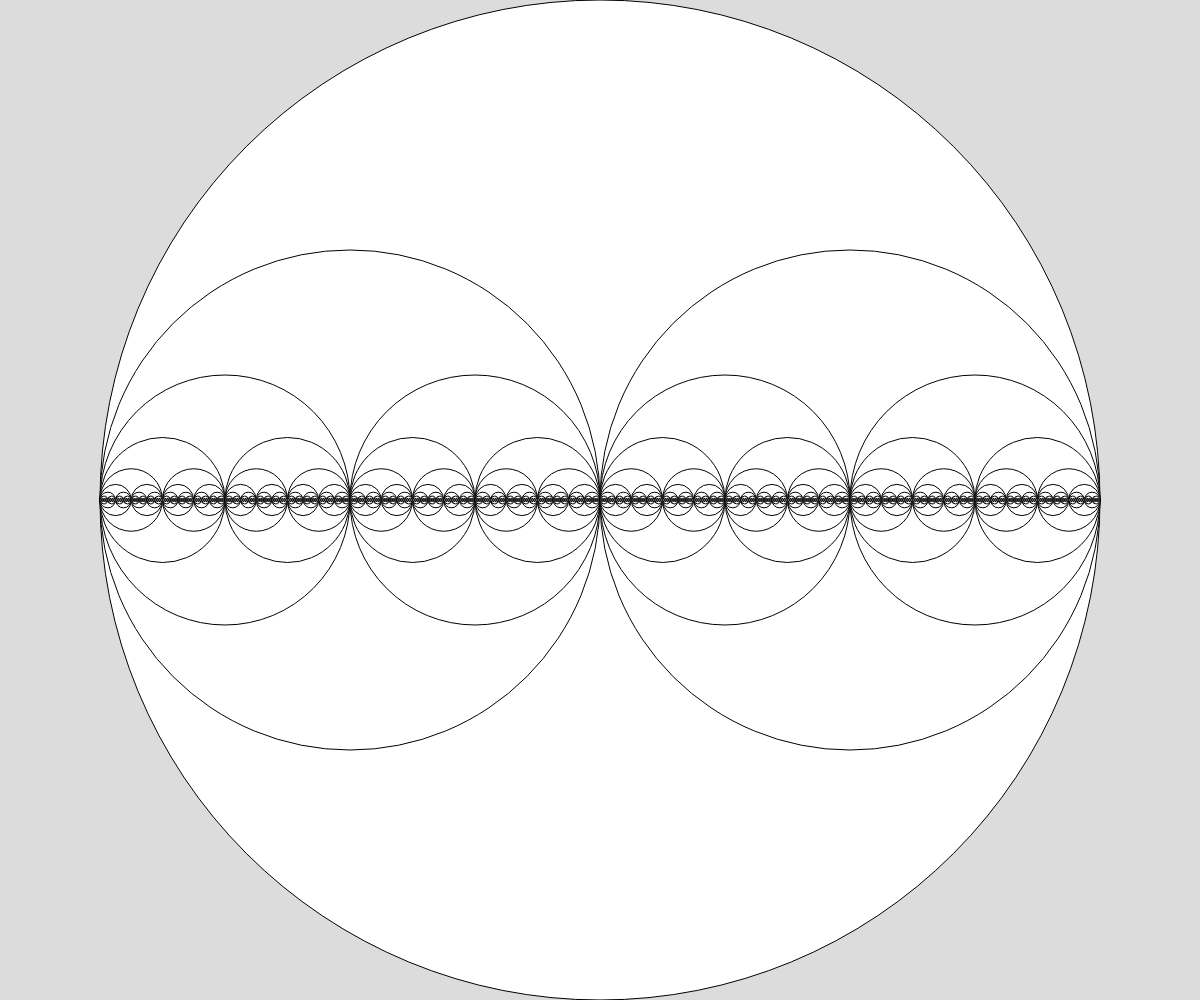
Frame 1 (no input)
Frame 60 (no input): identical to frame 1, image omitted
Frame 120 (the mouse pressed at the canvas centre since frame 60): identical to frame 1, image omitted

The p5.js sketch that drew this single still picture (run headless with seeded random() and noise() and a simulated clock; from frame 60 on, the mouse is pressed at the canvas centre):

// p5.js sketch
// ── sketch.js
// Project Title
// Your Name
// Date
//
// Extra for Experts:
// - describe what you did to take this project "above and beyond"


function setup() {
  createCanvas(windowWidth, windowHeight);
}

function draw() {
  background(220);
  recursiveCircle(width / 2, height / 2, height / 2);
}

function recursiveCircle(x, y, radius) {
  circle(x, y, radius * 2);
  if (radius > 1) {
    recursiveCircle(x - radius / 2, y, radius / 2);
    recursiveCircle(x + radius / 2, y, radius / 2);
  }
}
